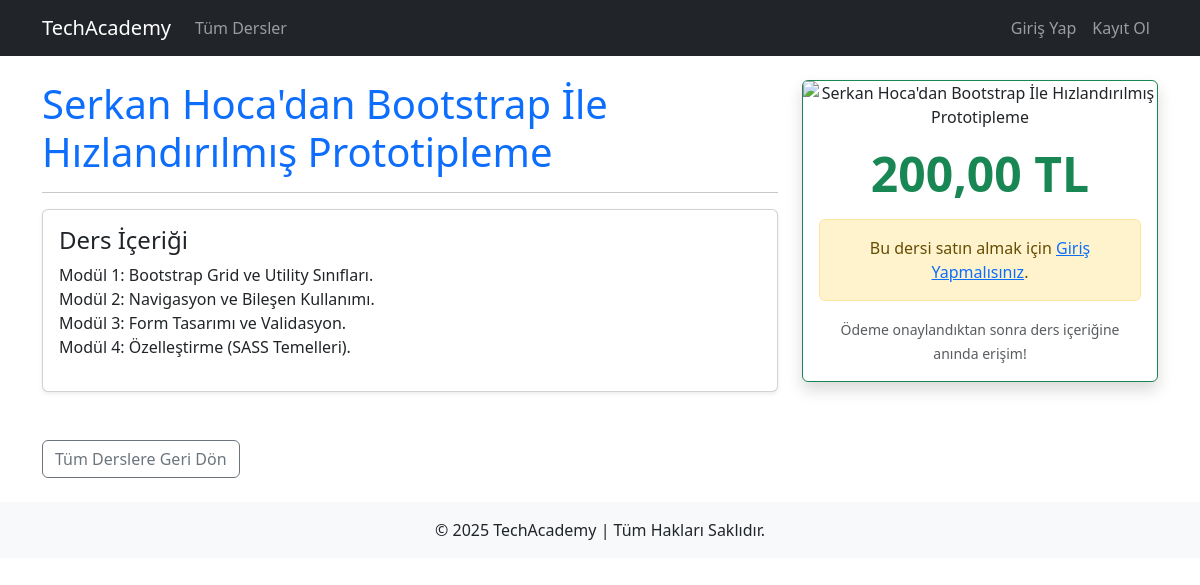
The app's page /ders_detay.php?id=7 with its own data.
### tables this page shows
CREATE TABLE IF NOT EXISTS `dersler` (
  `id` int NOT NULL AUTO_INCREMENT,
  `ders_adi` varchar(255) NOT NULL,
  `kisa_aciklama` varchar(500) NOT NULL,
  `detayli_icerik` text NOT NULL,
  `fiyat` decimal(10,2) NOT NULL,
  `resim_yolu` varchar(255) NOT NULL,
  PRIMARY KEY (`id`)
);

### ders_detay.php (the view, shortened to what this page needs)
<?php
require_once 'includes/header.php';
require_once 'includes/veritabani.php';
$ders_id = $_GET['id'] ?? null;
$ders = null;
try {
    $sql = "SELECT ders_adi, detayli_icerik, fiyat, resim_yolu FROM dersler WHERE id = ?";
    $stmt = $db->prepare($sql);
    $stmt->execute([$ders_id]);
    $ders = $stmt->fetch(PDO::FETCH_ASSOC);
} catch (PDOException $e) {
    header("Location: dersler.php?hata=db_sorunu");
    exit();
}
?>
<div class="row">
    <div class="col-md-8">
        <h1 class="mb-3 text-primary"><?= htmlspecialchars($ders['ders_adi']) ?></h1>
        <hr>
        <div class="card card-body shadow-sm mb-4">
            <h4>Ders İçeriği</h4>
            <p><?= nl2br(htmlspecialchars($ders['detayli_icerik'])) ?></p>
        </div>
        </div>
    <div class="col-md-4">
        <div class="card text-center border-success shadow">
            <img src="assets/img/<?= htmlspecialchars($ders['resim_yolu'] ?? 'default.jpg') ?>" class="card-img-top" alt="<?= htmlspecialchars($ders['ders_adi']) ?>">
            <div class="card-body">
                <p class="display-5 fw-bold text-success mb-3"><?= number_format($ders['fiyat'], 2, ',', '.') ?> TL</p>
                <?php if (isset($_SESSION['kullanici_id'])): ?>
                    <a href="satin_al.php?ders_id=<?= $ders_id ?>" class="btn btn-lg btn-success w-100">Hemen Satın Al</a>
                <?php else: ?>
                    <div class="alert alert-warning">
                        Bu dersi satın almak için <a href="giris.php">Giriş Yapmalısınız</a>.
                    </div>
                <?php endif; ?>
                <p class="card-text text-muted mt-3"><small>Ödeme onaylandıktan sonra ders içeriğine anında erişim!</small></p>
            </div>
        </div>
    </div>
</div>
<a href="dersler.php" class="btn btn-outline-secondary mt-4">Tüm Derslere Geri Dön</a>
<?php
require_once 'includes/footer.php';
?>

### records on screen
dersler: ders_adi "Serkan Hoca'dan Bootstrap İle Hızlandırılmış Prototipleme", detayli_icerik "Modül 1: Bootstrap Grid ve Utility Sınıfları. Modül 2: Navigasyon ve Bileşen Kullanımı. Modül 3: Form Tasarımı ve Validasyon. Modül 4: Özelleştirme (SASS Temelleri).", fiyat "200,00"
